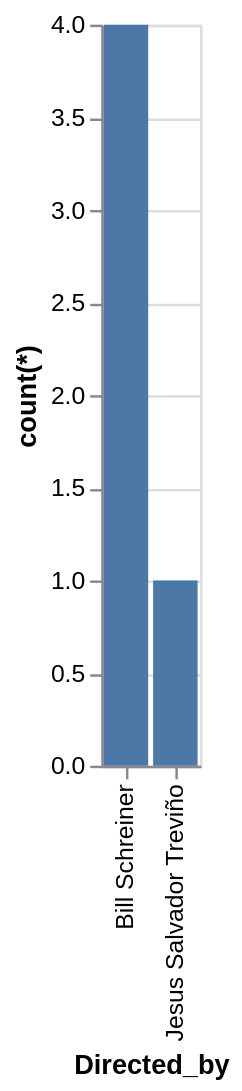

Vega-Lite specification stored for this chart:
### Vega-Lite specification from a JSON file in a GitHub repository (floating-point values rounded to 4 significant figures)
{"data": {"values": [{"x_data": "Bill Schreiner", "y_data": 4}, {"x_data": "Jesus Salvador Treviño", "y_data": 1}]}, "mark": "bar", "encoding": {"x": {"field": "x_data", "type": "nominal", "title": "Directed_by", "sort": {"op": "sum", "field": "y_data", "order": "descending"}}, "y": {"field": "y_data", "type": "quantitative", "title": "count(*)"}}}
